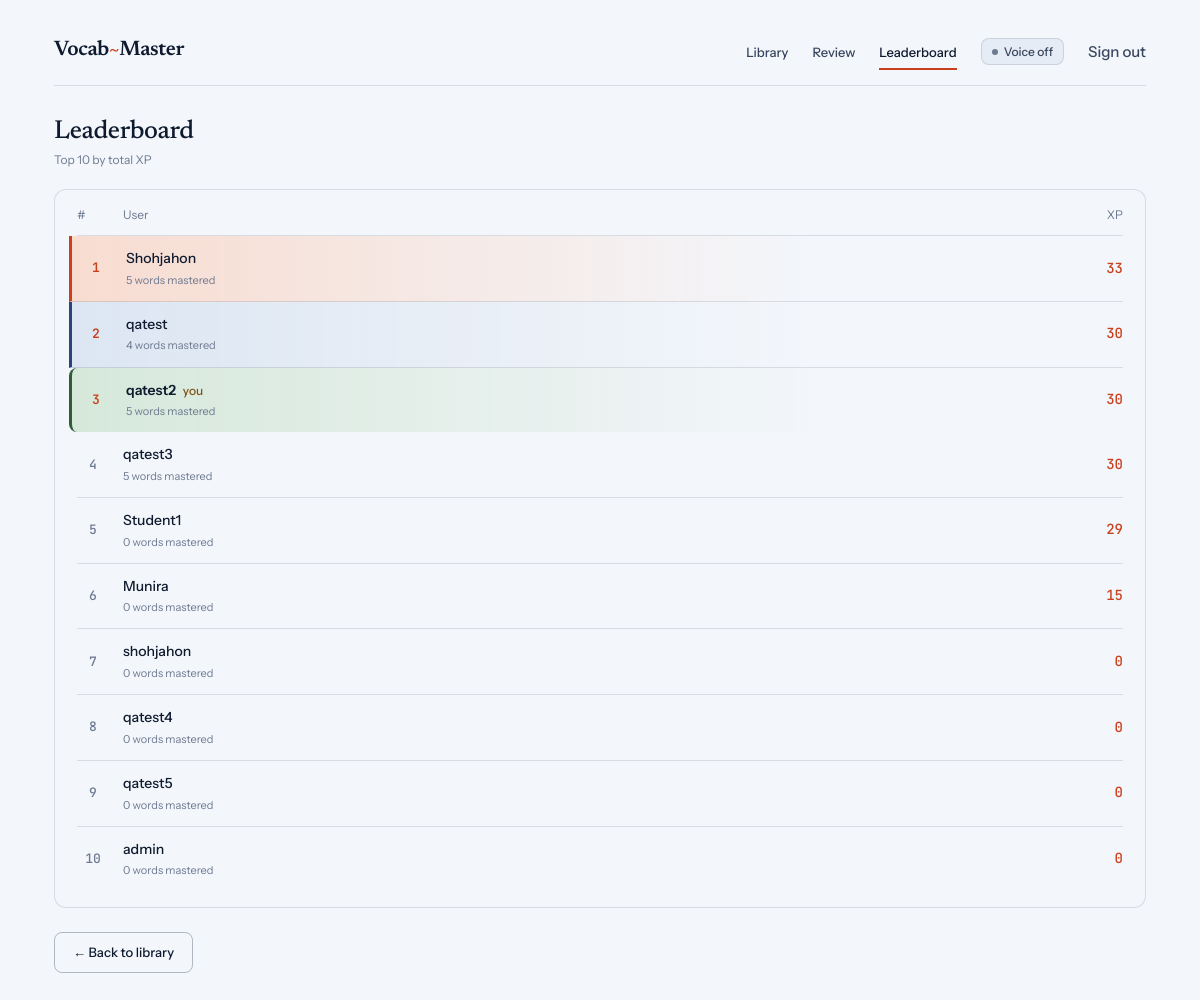
Screenshot of /ranking/ (signed in) with the database file from the repository.
### vocab/models.py (models this page shows, shortened)
class Profile(models.Model):
    user = models.OneToOneField(User, on_delete=models.CASCADE)
    total_score = models.IntegerField(default=0)
    words_mastered = models.IntegerField(default=0)

### vocab/views.py (the view)
# urls.py: path('ranking/', views.ranking_view, name='ranking'),
@login_required(login_url='login')
def ranking_view(request):
    all_profiles = Profile.objects.order_by('-total_score').select_related('user')
    paginator = Paginator(all_profiles, LEADERBOARD_PAGE_SIZE)
    page_number = request.GET.get('page', 1)
    page_obj = paginator.get_page(page_number)
    points_to_top_3 = None
    top_profiles = list(all_profiles[:3])
    if len(top_profiles) >= 3:
        top_3_score = top_profiles[2].total_score
        try:
            user_profile = Profile.objects.get(user=request.user)
            if user_profile.total_score < top_3_score:
                points_to_top_3 = top_3_score - user_profile.total_score + 1
        except Profile.DoesNotExist:
            pass
    return render(request, 'vocab/ranking.html', {
        'page_obj': page_obj,
        'profiles': page_obj.object_list,
        'points_to_top_3': points_to_top_3,
    })

### vocab/context_processors.py (called while the page is built)
def due_review_count(request):
    if not request.user.is_authenticated:
        return {}
    count = FlashcardReview.objects.filter(
        user=request.user,
        next_review__lte=timezone.now().date(),
    ).count()
    return {'due_review_count': count}

### vocab/templates/vocab/ranking.html (shortened to what this page needs)
{% extends "vocab/base.html" %}
{% block content %}
<section class="lb-head reveal">
    <h1 class="lb-title">Leaderboard</h1>
    <p class="meta-text">Top {{ profiles|length }} by total XP</p>
</section>
<div class="surface lb-table reveal d2">
    <div class="lb-headrow">
        <span class="meta-text">#</span>
        <span class="meta-text">User</span>
        <span class="meta-text lb-xp-h">XP</span>
    </div>
    <div class="lb-rows">
        {% for profile in profiles %}
        <div class="lb-row {% if forloop.counter == 1 %}rank-1{% elif forloop.counter == 2 %}rank-2{% elif forloop.counter == 3 %}rank-3{% endif %} {% if profile.user == request.user %}lb-you{% endif %}">
            <span class="lb-rank {% if forloop.counter <= 3 %}top3{% endif %}">{{ forloop.counter }}</span>
            <div class="lb-name">
                <p class="lb-user">{{ profile.user.username }}{% if profile.user == request.user %} <span class="meta-text lb-you-tag">you</span>{% endif %}</p>
                <p class="lb-sub meta-text">{{ profile.words_mastered }} words mastered</p>
            </div>
            <span class="lb-xp">{{ profile.total_score }}</span>
        </div>
        {% empty %}
        <p class="empty">No scores yet. Be the first.</p>
        {% endfor %}
    </div>
</div>
<div class="lb-foot reveal d3">
    <a href="{% url 'unit_hub' %}" class="btn ghost">&larr; Back to library</a>
</div>
{% endblock %}

### vocab/templates/vocab/base.html (style rules this page uses)
:root { --bg: #F3F6FB; --bg-2: #E6ECF5; --bg-3: #D3DCEA; --t-primary: #0E1A2D; --t-secondary: #38465E; --t-tertiary: #6E7A91; --b-primary: #0E1A2D; --b-secondary: rgba(14, 26, 45, 0.28); --b-tertiary: rgba(14, 26, 45, 0.12); --accent: #C8401C; --accent-soft: #F8DCD0; --s-success-bg: #D6E8DA; --s-success-fg: #2F5D3A; --s-success-bd: #B5CFB9; --s-info-bg: #DCE6F2; --s-info-fg: #2D4574; --s-info-bd: #B7C5DD; --s-warning-bg: #F4E6CC; --s-warning-fg: #7E5414; --s-warning-bd: #E1C893; --s-danger-bg: #F1D9D9; --s-danger-fg: #8B1E2D; --s-danger-bd: #E0B5B5; --serif: 'Newsreader', 'Times New Roman', serif; --sans: 'Instrument Sans', system-ui, sans-serif; --mono: 'JetBrains Mono', ui-monospace, monospace; --r-sm: 5px; --r-md: 8px; --r-lg: 12px; }
*, *::before, *::after { box-sizing: border-box; }
html, body { margin: 0; padding: 0; }
body { background: var(--bg); color: var(--t-primary); font-family: var(--sans); font-size: 15px; line-height: 1.55; min-height: 100vh; -webkit-font-smoothing: antialiased; }
a { color: inherit; text-decoration: none; }
h1, h2, h3, h4 { font-family: var(--serif); font-weight: 500; letter-spacing: -0.02em; line-height: 1.1; margin: 0; }
p { margin: 0 0 1em; }
.btn { display: inline-flex; align-items: center; justify-content: center; gap: 8px; padding: 9px 18px; background: var(--t-primary); color: var(--bg); border: 0.5px solid var(--t-primary); border-radius: var(--r-md); font-family: var(--sans); font-size: 13px; font-weight: 500; cursor: pointer; transition: opacity 0.15s, background 0.15s, color 0.15s, border-color 0.15s; white-space: nowrap; text-decoration: none; }
.btn.ghost { background: transparent; color: var(--t-primary); border-color: var(--b-secondary); }
.surface { background: var(--bg); border: 0.5px solid var(--b-tertiary); border-radius: var(--r-lg); padding: 20px 22px; }
.meta-text { font-family: var(--sans); font-size: 12px; color: var(--t-tertiary); }
.reveal { animation: rise 0.5s cubic-bezier(0.2, 0.7, 0.2, 1) both; }
.reveal.d2 { animation-delay: 0.06s; }
.reveal.d3 { animation-delay: 0.12s; }

### vocab/templates/vocab/ranking.html (style rules this page uses)
.lb-head { margin-bottom: 20px; }
.lb-title { font-family: var(--serif); font-size: 26px; font-weight: 500; margin: 0 0 4px; letter-spacing: -0.015em; }
.lb-table { padding: 16px 22px; }
.lb-headrow { display: grid; grid-template-columns: 32px 1fr auto; gap: 14px; padding-bottom: 10px; border-bottom: 0.5px solid var(--b-tertiary); }
.lb-xp-h { text-align: right; }
.lb-rows { display: flex; flex-direction: column; }
.lb-row { display: grid; grid-template-columns: 32px 1fr auto; align-items: center; gap: 14px; padding: 12px 0; border-bottom: 0.5px solid var(--b-tertiary); }
.lb-row:last-child { border-bottom: none; }
.lb-row.lb-you { background: var(--s-warning-bg); margin: 0 -14px; padding: 12px 14px; border-radius: var(--r-md); border-bottom: none; }
.lb-rank { font-size: 13px; font-weight: 500; color: var(--t-tertiary); text-align: center; font-family: var(--mono); }
.lb-rank.top3 { color: var(--accent); font-weight: 600; }
.lb-row.rank-1 { background: linear-gradient(90deg, var(--accent-soft) 0%, transparent 70%); border-left: 3px solid var(--accent); padding-left: 8px; margin-left: -8px; }
.lb-row.rank-2 { background: linear-gradient(90deg, var(--s-info-bg) 0%, transparent 70%); border-left: 3px solid var(--s-info-fg); padding-left: 8px; margin-left: -8px; }
.lb-row.rank-3 { background: linear-gradient(90deg, var(--s-success-bg) 0%, transparent 70%); border-left: 3px solid var(--s-success-fg); padding-left: 8px; margin-left: -8px; }
.lb-name { display: flex; flex-direction: column; gap: 2px; min-width: 0; }
.lb-user { font-size: 14px; font-weight: 500; margin: 0; color: var(--t-primary); font-family: var(--sans); }
.lb-row.lb-you .lb-user { font-weight: 600; }
.lb-you-tag { color: var(--s-warning-fg); font-weight: 500; margin-left: 4px; }
.lb-sub { margin: 0; font-size: 11px; }
.lb-xp { font-size: 14px; font-weight: 500; color: var(--accent); font-family: var(--mono); font-feature-settings: "tnum"; }
.lb-foot { margin-top: 24px; }

### rows the page displays
Profile: user.username "Shohjahon", words_mastered "5", total_score "33"
Profile: user.username "qatest", words_mastered "4", total_score "30"
Profile: user.username "qatest2", shows "you", words_mastered "5", total_score "30"
Profile: user.username "qatest3", words_mastered "5", total_score "30"
Profile: user.username "Student1", words_mastered "0", total_score "29"
Profile: user.username "Munira", words_mastered "0", total_score "15"
Profile: user.username "shohjahon", words_mastered "0", total_score "0"
Profile: user.username "qatest4", words_mastered "0", total_score "0"
Profile: user.username "qatest5", words_mastered "0", total_score "0"
Profile: user.username "admin", words_mastered "0", total_score "0"

### other values shown
{{ profiles|length }} "10"
